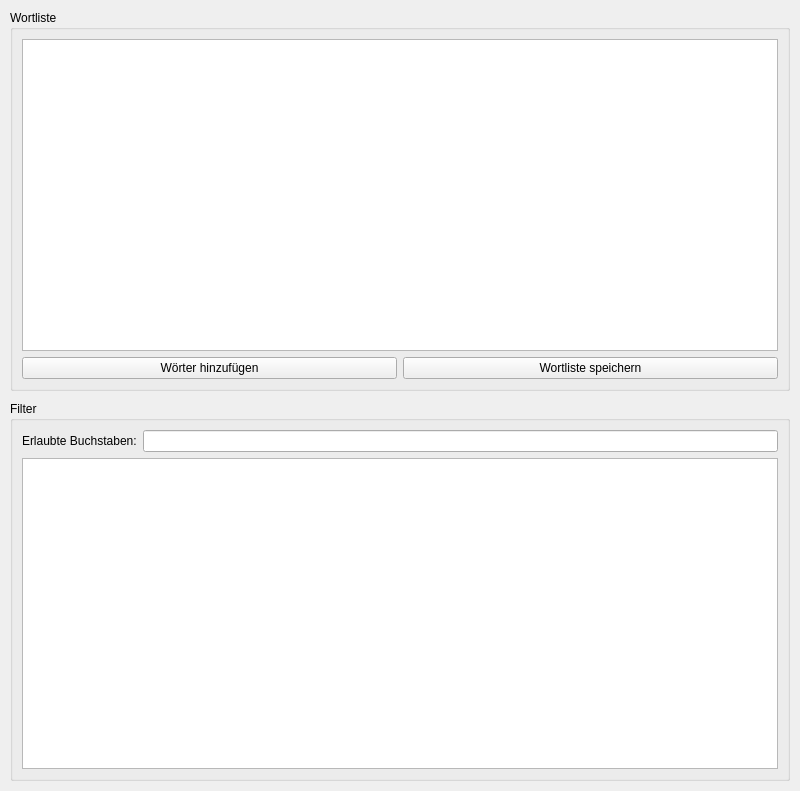
<?xml version="1.0" encoding="UTF-8"?>
<ui version="4.0">
 <class>MainWindow</class>
 <widget class="QMainWindow" name="MainWindow">
  <property name="geometry">
   <rect>
    <x>0</x>
    <y>0</y>
    <width>800</width>
    <height>791</height>
   </rect>
  </property>
  <property name="windowTitle">
   <string>Word Filter</string>
  </property>
  <widget class="QWidget" name="centralwidget">
   <layout class="QVBoxLayout" name="verticalLayout">
    <property name="spacing">
     <number>10</number>
    </property>
    <property name="margin">
     <number>10</number>
    </property>
    <item>
     <widget class="QGroupBox" name="wordlistGroupBox">
      <property name="title">
       <string>Wortliste</string>
      </property>
      <layout class="QVBoxLayout" name="verticalLayout_2">
       <item>
        <widget class="QPlainTextEdit" name="wordListEdit"/>
       </item>
       <item>
        <layout class="QHBoxLayout" name="horizontalLayout">
         <item>
          <widget class="QPushButton" name="addWordsButton">
           <property name="text">
            <string>Wörter hinzufügen</string>
           </property>
           <property name="icon">
            <iconset theme="list-add"/>
           </property>
          </widget>
         </item>
         <item>
          <widget class="QPushButton" name="saveWordsButton">
           <property name="text">
            <string>Wortliste speichern</string>
           </property>
           <property name="icon">
            <iconset theme="document-save"/>
           </property>
          </widget>
         </item>
        </layout>
       </item>
      </layout>
     </widget>
    </item>
    <item>
     <widget class="QGroupBox" name="filterGroupBox">
      <property name="title">
       <string>Filter</string>
      </property>
      <layout class="QVBoxLayout" name="verticalLayout_3">
       <item>
        <layout class="QFormLayout" name="formLayout_2">
         <item row="0" column="0">
          <widget class="QLabel" name="label">
           <property name="text">
            <string>Erlaubte Buchstaben:</string>
           </property>
           <property name="buddy">
            <cstring>allowedLettersEdit</cstring>
           </property>
          </widget>
         </item>
         <item row="0" column="1">
          <widget class="QLineEdit" name="allowedLettersEdit"/>
         </item>
        </layout>
       </item>
       <item>
        <widget class="QPlainTextEdit" name="filteredWordsEdit">
         <property name="readOnly">
          <bool>true</bool>
         </property>
        </widget>
       </item>
      </layout>
     </widget>
    </item>
   </layout>
  </widget>
 </widget>
 <resources/>
 <connections/>
</ui>
